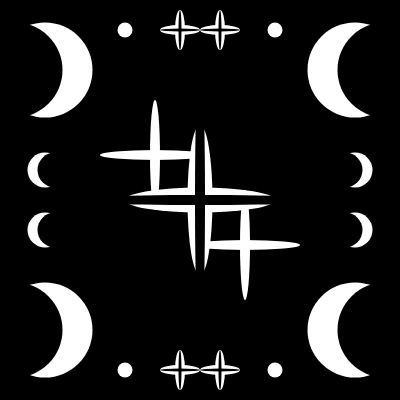
Frame 1 (no input)
Frame 60 (no input): identical to frame 1, image omitted
Frame 120 (the mouse pressed at the canvas centre since frame 60): identical to frame 1, image omitted

The p5.js sketch that drew this single still picture (run headless with seeded random() and noise() and a simulated clock; from frame 60 on, the mouse is pressed at the canvas centre):

// p5.js sketch
// ── sketch.js
function setup() {
  createCanvas(400, 400);
}

function draw() {
  background(0, 0, 0);
  noStroke();
  
fill(255); 
ellipse(200, 200, 25, 150); 

fill(255); 
ellipse(200, 200, 150, 25); 

fill(255); 
ellipse(45, 70, 95, 95); 

fill(0); 
ellipse(15, 70, 95, 95); 

fill(255); 
ellipse(355, 70, 95, 95); 

fill(0); 
ellipse(385, 70, 95, 95); 

fill(255); 
ellipse(45, 330, 95, 95); 

fill(0); 
ellipse(15, 330, 95, 95); 

fill(255); 
ellipse(355, 330, 95, 95); 

fill(0); 
ellipse(385, 330, 95, 95); 

fill(255); 
ellipse(155, 155, 10, 110); 

fill(255); 
ellipse(155, 155, 110, 10); 

fill(255); 
ellipse(245, 245, 10, 110); 

fill(255); 
ellipse(245, 245, 110, 10); 

fill(0);
ellipse(200, 200, 10, 300);

fill(0); 
ellipse(200, 200, 300, 10); 



fill(255);
ellipse(180, 30, 10, 40);

fill(255);
ellipse(180, 30, 40, 10);

fill(0);
ellipse(180, 30, 40, 3);

fill(0);
ellipse(180, 30, 3, 40);




fill(255);
ellipse(220, 30, 10, 40);

fill(255);
ellipse(220, 30, 40, 10);

fill(0);
ellipse(220, 30, 3, 40);

fill(0);
ellipse(220, 30, 40, 3);






fill(255);
ellipse(180, 370, 10, 40);

fill(255);
ellipse(180, 370, 40, 10);

fill(0);
ellipse(180, 370, 3, 40);

fill(0);
ellipse(180, 370, 40, 3);

fill(255);
ellipse(220, 370, 10, 40);

fill(255);
ellipse(220, 370, 40, 10);

fill(0);
ellipse(220, 370, 3, 40);

fill(0);
ellipse(220, 370, 40, 3);



fill(255); 
ellipse(45, 170, 35, 35); 

fill(0); 
ellipse(55, 170, 35, 35); 

fill(255); 
ellipse(45, 230, 35, 35); 

fill(0); 
ellipse(55, 230, 35, 35); 

fill(255); 
ellipse(355, 230, 35, 35); 

fill(0); 
ellipse(345, 230, 35, 35); 

fill(255); 
ellipse(355, 170, 35, 35); 



fill(0); 
ellipse(345, 170, 35, 35); 



fill(255);
ellipse(125, 370, 15, 15);

fill(255);
ellipse(275, 370, 15, 15);

fill(255);
ellipse(125, 30, 15, 15);

fill(255);
ellipse(275, 30, 15, 15);



}
